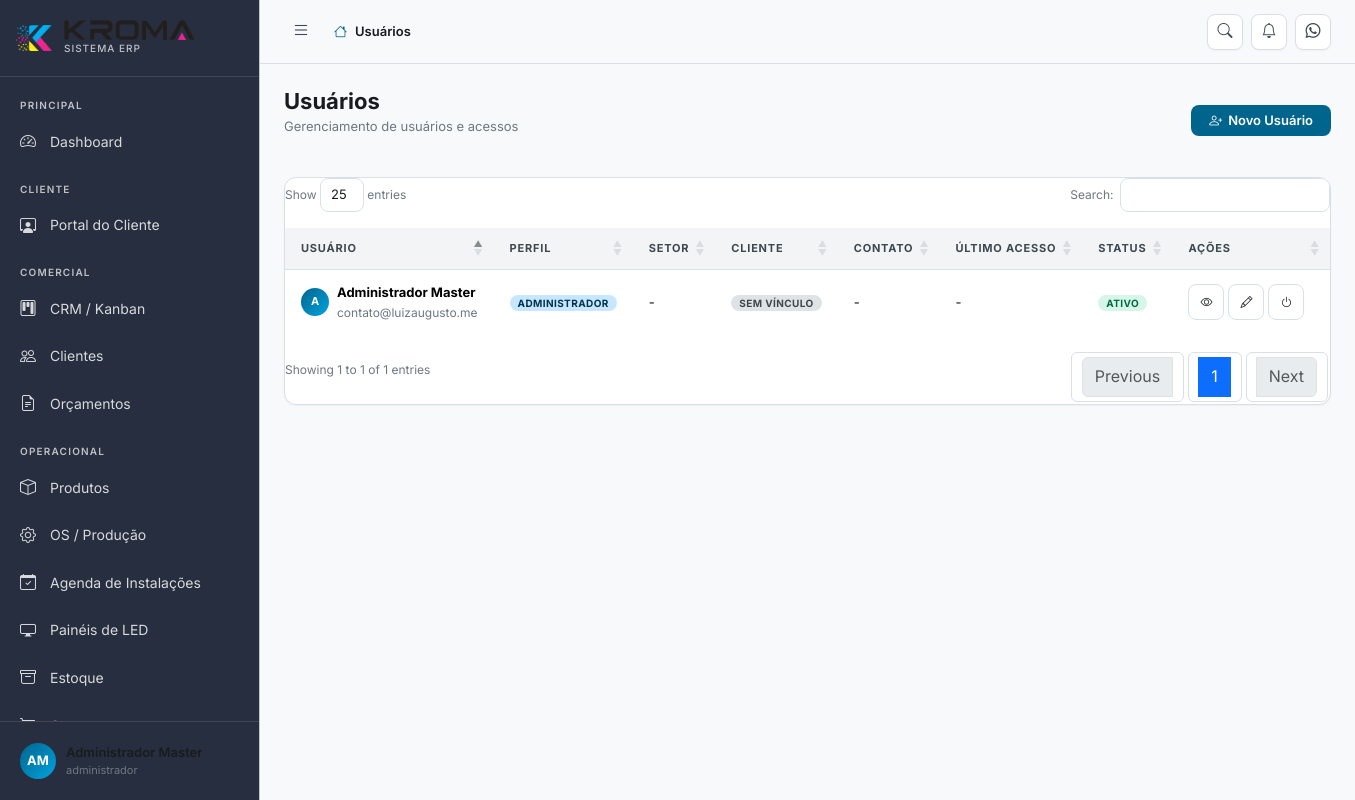
/usuarios (signed in), run on the app's committed database.
### tables this page shows
CREATE TABLE IF NOT EXISTS usuarios (
    id              INT UNSIGNED AUTO_INCREMENT PRIMARY KEY,
    perfil_id       INT UNSIGNED NOT NULL,
    nome            VARCHAR(150) NOT NULL,
    email           VARCHAR(150) NOT NULL UNIQUE,
    senha           VARCHAR(255) NOT NULL,
    telefone        VARCHAR(20),
    whatsapp        VARCHAR(20),
    foto            VARCHAR(300),
    cargo           VARCHAR(100),
    setor           VARCHAR(100),
    cliente_id      INT UNSIGNED,
    ativo           TINYINT(1) DEFAULT 1,
    primeiro_acesso TINYINT(1) DEFAULT 1,
    ultimo_acesso   DATETIME,
    ip_ultimo       VARCHAR(45),
    token_reset     VARCHAR(100),
    token_expira    DATETIME,
    observacoes     TEXT,
    created_at      DATETIME DEFAULT CURRENT_TIMESTAMP,
    updated_at      DATETIME DEFAULT CURRENT_TIMESTAMP ON UPDATE CURRENT_TIMESTAMP,
    FOREIGN KEY (perfil_id) REFERENCES perfis(id),
    INDEX idx_cliente (cliente_id)
);

CREATE TABLE IF NOT EXISTS perfis (
    id          INT UNSIGNED AUTO_INCREMENT PRIMARY KEY,
    nome        VARCHAR(50) NOT NULL UNIQUE,
    label       VARCHAR(100) NOT NULL,
    descricao   TEXT,
    nivel       TINYINT DEFAULT 5 COMMENT 'Nível hierárquico: 1=mais alto',
    ativo       TINYINT(1) DEFAULT 1,
    created_at  DATETIME DEFAULT CURRENT_TIMESTAMP
);

### index.php (called while the page is built, shortened)
<?php
require_once CONFIG_PATH . '/database.php';
require_once APP_PATH . '/Services/Router.php';
$router = new App\Services\Router();
$router->dispatch();

### config/database.php (called while the page is built, shortened)
<?php
class Database
{
    private static ?PDO $instance = null;
    public static function getInstance(): PDO
    {
        if (self::$instance === null) {
            try {
                $dsn = sprintf(
                    'mysql:host=%s;port=%s;dbname=%s;charset=%s',
                    DB_HOST, DB_PORT, DB_NAME, DB_CHARSET
                );
                self::$instance = new PDO($dsn, DB_USER, DB_PASS, [
                    PDO::ATTR_ERRMODE            => PDO::ERRMODE_EXCEPTION,
                    PDO::ATTR_DEFAULT_FETCH_MODE => PDO::FETCH_ASSOC,
                    PDO::ATTR_EMULATE_PREPARES   => false,
                    PDO::MYSQL_ATTR_INIT_COMMAND => "SET NAMES utf8mb4 COLLATE utf8mb4_unicode_ci",
                ]);
            } catch (PDOException $e) {
                if (APP_ENV === 'development') {
                    die('Erro de conexão com banco de dados: ' . $e->getMessage());
                } else {
                    die('Erro interno do sistema. Tente novamente mais tarde.');
                }
            }
        }
        return self::$instance;
    }
}
function db(): PDO
{
    return Database::getInstance();
}

### app/Services/Auth.php (called while the page is built, shortened)
<?php
class Auth
{
    public static function usuario(): ?array
    {
        return $_SESSION['usuario'] ?? null;
    }
    public static function perfil(): ?string
    {
        return $_SESSION['usuario']['perfil'] ?? null;
    }
    public static function temPerfil(string|array $perfis): bool
    {
        $perfilAtual = self::perfil();
        if (is_array($perfis)) {
            return in_array($perfilAtual, $perfis);
        }
        return $perfilAtual === $perfis;
    }
    public static function pode(string $permissao): bool
    {
        $permissoes = $_SESSION['permissoes'] ?? [];
        return in_array($permissao, $permissoes) || self::temPerfil('administrador');
    }
}

### app/Views/usuarios/index.php (the view, shortened to what this page needs)
<div class="table-wrapper">
    <table class="table datatable">
        <thead>
            <tr>
                <th>Usuário</th>
                <th>Perfil</th>
                <th>Setor</th>
                <th>Cliente</th>
                <th>Contato</th>
                <th>Último Acesso</th>
                <th>Status</th>
                <th width="150">Ações</th>
            </tr>
        </thead>
        <tbody>
            <?php foreach ($usuarios as $u): ?>
            <tr>
                <td>
                    <div class="d-flex align-items-center gap-2">
                        <span class="avatar avatar-sm"><?= strtoupper(substr($u['nome'], 0, 1)) ?></span>
                        <div>
                            <div style="font-weight:700"><?= htmlspecialchars($u['nome']) ?></div>
                            <div style="font-size:12px;color:var(--text-muted)"><?= htmlspecialchars($u['email']) ?></div>
                        </div>
                    </div>
                </td>
                <td><span class="badge badge-primary"><?= htmlspecialchars($u['perfil_label'] ?? '-') ?></span></td>
                <td><?= htmlspecialchars($u['setor'] ?? '-') ?></td>
                <td>
                    <?php if (!empty($u['cliente_nome'])): ?>
                        <span class="badge badge-info"><?= htmlspecialchars($u['cliente_nome']) ?></span>
                    <?php else: ?>
                        <span class="badge badge-secondary">Sem vínculo</span>
                    <?php endif; ?>
                </td>
                <td><?= htmlspecialchars($u['whatsapp'] ?: ($u['telefone'] ?? '-')) ?></td>
                <td><?= !empty($u['ultimo_acesso']) ? date('d/m/Y H:i', strtotime($u['ultimo_acesso'])) : '-' ?></td>
                <td>
                    <span class="badge <?= $u['ativo'] ? 'badge-success' : 'badge-secondary' ?>">
                        <?= $u['ativo'] ? 'Ativo' : 'Inativo' ?>
                    </span>
                </td>
                <td>
                    <div class="d-flex gap-1">
                        <a class="btn btn-icon btn-secondary btn-sm" href="<?= APP_URL ?>/usuarios/<?= $u['id'] ?>" title="Ver"><i class="bi bi-eye"></i></a>
                        <?php if (Auth::temPerfil(['administrador', 'diretor'])): ?>
                        <a class="btn btn-icon btn-secondary btn-sm" href="<?= APP_URL ?>/usuarios/<?= $u['id'] ?>/editar" title="Editar"><i class="bi bi-pencil"></i></a>
                        <form action="<?= APP_URL ?>/usuarios/<?= $u['id'] ?>/toggle-status" method="POST">
                            <button class="btn btn-icon btn-secondary btn-sm" title="Alternar status"><i class="bi bi-power"></i></button>
                        </form>
                        <?php endif; ?>
                    </div>
                </td>
            </tr>
            <?php endforeach; ?>
        </tbody>
    </table>
</div>

### app/Services/Router.php (shortened to what this page needs)
<?php
class Router
{
    private array $routes = [];
    private string $basePath = '';
    public function __construct()
    {
        $scriptDir = dirname($_SERVER['SCRIPT_NAME']);
        $this->basePath = rtrim($scriptDir, '/');
    }
    private function addRoute(string $method, string $path, $handler): void
    {
        $this->routes[] = [
            'method'  => $method,
            'path'    => $path,
            'handler' => $handler,
        ];
    }
    public function dispatch(): void
    {
        $method = $_SERVER['REQUEST_METHOD'];
        $uri    = $_SERVER['REQUEST_URI'];
        $uri = '/' . ltrim(substr($uri, strlen($this->basePath)), '/');
        $uri = rtrim($uri, '/') ?: '/';
        foreach ($this->routes as $route) {
            if ($route['method'] !== $method) continue;
            $pattern = $this->pathToRegex($route['path']);
            if (preg_match($pattern, $uri, $matches)) {
                $params = array_filter($matches, 'is_string', ARRAY_FILTER_USE_KEY);
                $this->callHandler($route['handler'], $params);
                return;
            }
        }
    }
    private function pathToRegex(string $path): string
    {
        $pattern = preg_replace('/\/:([^\/]+)/', '/(?P<$1>[^/]+)', $path);
        return '#^' . $pattern . '$#';
    }
    private function callHandler($handler, array $params): void
    {
        if (is_string($handler) && strpos($handler, '@') !== false) {
            [$class, $method] = explode('@', $handler);
            $controller = new $fullClass();
            call_user_func_array([$controller, $method], $params);
            return;
        }
    }
}

### app/Views/layouts/main.php (shortened to what this page needs)
<?php
$usuario    = Auth::usuario();
$titulo     = $titulo ?? 'Dashboard';
$subtitulo  = $subtitulo ?? '';
$homeUrl = Auth::pode('dashboard') ? '/dashboard' : (Auth::pode('portal') ? '/portal' : '/perfil');
$iniciais = implode('', array_map(fn($p) => strtoupper($p[0]), array_slice(explode(' ', $usuario['nome'] ?? 'U'), 0, 2)));
?>
<!DOCTYPE html>
<html lang="pt-BR" data-theme="light">
<head>
    <link rel="stylesheet" href="https://cdn.jsdelivr.net/npm/bootstrap@5.3.2/dist/css/bootstrap.min.css">
    <link rel="stylesheet" href="https://cdn.jsdelivr.net/npm/bootstrap-icons@1.11.3/font/bootstrap-icons.min.css">
    <link rel="stylesheet" href="https://cdn.datatables.net/1.13.7/css/dataTables.bootstrap5.min.css">
    <link rel="stylesheet" href="<?= APP_URL ?>/public/assets/css/kroma.css">
</head>
<body>
<div class="kroma-wrapper">
    <aside class="sidebar" id="sidebar">
        <div class="sidebar-brand">
            <img src="<?= APP_URL ?>/public/assets/img/icone.png" alt="KROMA" class="logo-icon-img">
            <div>
                <img src="<?= APP_URL ?>/public/assets/img/nome.png" alt="KROMA PRINT" class="logo-text-img">
                <div class="logo-sub">Sistema ERP</div>
            </div>
        </div>
        <nav class="sidebar-nav" id="sidebarNav">
            <?php if (Auth::pode('dashboard')): ?>
            <div class="nav-group">
                <div class="nav-group-label">Principal</div>
                <a href="<?= APP_URL ?>/dashboard" class="nav-item" data-tooltip="Dashboard">
                    <i class="bi bi-speedometer2"></i>
                    <span class="nav-label">Dashboard</span>
                </a>
            </div>
            <?php endif; ?>
            <?php if (Auth::pode('portal')): ?>
            <div class="nav-group">
                <div class="nav-group-label">Cliente</div>
                <a href="<?= APP_URL ?>/portal" class="nav-item" data-tooltip="Portal do Cliente">
                    <i class="bi bi-person-workspace"></i>
                    <span class="nav-label">Portal do Cliente</span>
                </a>
            </div>
            <?php endif; ?>
            <?php if (Auth::pode('crm') || Auth::pode('clientes') || Auth::pode('orcamentos')): ?>
            <div class="nav-group">
                <div class="nav-group-label">Comercial</div>
                <?php if (Auth::pode('crm')): ?>
                <a href="<?= APP_URL ?>/crm" class="nav-item" data-tooltip="CRM">
                    <i class="bi bi-kanban"></i>
                    <span class="nav-label">CRM / Kanban</span>
                </a>
                <?php endif; ?>
                <?php if (Auth::pode('clientes')): ?>
                <a href="<?= APP_URL ?>/clientes" class="nav-item" data-tooltip="Clientes">
                    <i class="bi bi-people"></i>
                    <span class="nav-label">Clientes</span>
                </a>
                <?php endif; ?>
                <?php if (Auth::pode('orcamentos')): ?>
                <a href="<?= APP_URL ?>/orcamentos" class="nav-item" data-tooltip="Orçamentos">
                    <i class="bi bi-file-earmark-text"></i>
                    <span class="nav-label">Orçamentos</span>
                </a>
                <?php endif; ?>
            </div>
            <?php endif; ?>
            <?php if (Auth::pode('produtos') || Auth::pode('producao') || Auth::pode('agenda') || Auth::pode('led') || Auth::pode('estoque') || Auth::pode('compras')): ?>
            <div class="nav-group">
                <div class="nav-group-label">Operacional</div>
                <?php if (Auth::pode('produtos')): ?>
                <a href="<?= APP_URL ?>/produtos" class="nav-item" data-tooltip="Produtos">
                    <i class="bi bi-box"></i>
                    <span class="nav-label">Produtos</span>
                </a>
                <?php endif; ?>
                <?php if (Auth::pode('producao')): ?>
                <a href="<?= APP_URL ?>/producao" class="nav-item" data-tooltip="Produção">
                    <i class="bi bi-gear"></i>
                    <span class="nav-label">OS / Produção</span>
                </a>
                <?php endif; ?>
                <?php if (Auth::pode('agenda')): ?>
                <a href="<?= APP_URL ?>/agenda" class="nav-item" data-tooltip="Agenda de Instalações">
                    <i class="bi bi-calendar-check"></i>
                    <span class="nav-label">Agenda de Instalações</span>
                </a>
                <?php endif; ?>
                <?php if (Auth::pode('led')): ?>
                <a href="<?= APP_URL ?>/led" class="nav-item" data-tooltip="Painéis de LED">
                    <i class="bi bi-display"></i>
                    <span class="nav-label">Painéis de LED</span>
                </a>
                <?php endif; ?>
                <?php if (Auth::pode('estoque')): ?>
                <a href="<?= APP_URL ?>/estoque" class="nav-item" data-tooltip="Estoque">
                    <i class="bi bi-archive"></i>
                    <span class="nav-label">Estoque</span>
                </a>
                <?php endif; ?>
                <?php if (Auth::pode('compras')): ?>
                <a href="<?= APP_URL ?>/compras" class="nav-item" data-tooltip="Compras">
                    <i class="bi bi-cart"></i>
                    <span class="nav-label">Compras</span>
                </a>
                <?php endif; ?>
            </div>
            <?php endif; ?>
        </nav>
        <div class="sidebar-footer">
            <div class="dropdown">
                <div class="sidebar-user" data-bs-toggle="dropdown">
                    <div class="avatar avatar-sm"><?= htmlspecialchars($iniciais) ?></div>
                    <div class="user-info">
                        <div class="user-name"><?= htmlspecialchars($usuario['nome'] ?? '') ?></div>
                        <div class="user-role"><?= htmlspecialchars($usuario['perfil'] ?? '') ?></div>
                    </div>
                </div>
            </div>
        </div>
    </aside>
    <div class="main-content" id="mainContent">
        <header class="topbar">
            <button class="topbar-toggle" id="sidebarToggle" aria-label="Menu">
                <i class="bi bi-list"></i>
            </button>
            <div class="topbar-breadcrumb">
                <a href="<?= APP_URL . $homeUrl ?>"><i class="bi bi-house"></i></a>
                <span class="current"><?= htmlspecialchars($titulo) ?></span>
            </div>
            <div class="topbar-actions">
                <a href="#" class="topbar-btn" data-bs-toggle="tooltip" title="Busca rápida">
                    <i class="bi bi-search"></i>
                </a>
                <?php if (Auth::pode('alertas')): ?>
                <a href="<?= APP_URL ?>/alertas" class="topbar-btn" id="notif-btn" data-bs-toggle="tooltip" title="Central de Alertas">
                    <i class="bi bi-bell"></i>
                </a>
                <?php endif; ?>
                <?php if (Auth::pode('whatsapp')): ?>
                <a href="<?= APP_URL ?>/whatsapp" class="topbar-btn" data-bs-toggle="tooltip" title="WhatsApp">
                    <i class="bi bi-whatsapp"></i>
                </a>
                <?php endif; ?>
            </div>
        </header>
        <main class="page-content">
            <?php if ($titulo): ?>
            <div class="page-header">
                <div>
                    <h1 class="page-title"><?= htmlspecialchars($titulo) ?></h1>
                    <?php if ($subtitulo): ?>
                    <p class="page-subtitle"><?= htmlspecialchars($subtitulo) ?></p>
                    <?php endif; ?>
                </div>
                <?php if (isset($headerActions)): ?>
                <div class="d-flex gap-2 flex-wrap">
                    <?= $headerActions ?>
                </div>
                <?php endif; ?>
            </div>
            <?php endif; ?>
            <?= $content ?? '' ?>
        </main>
    </div>
</div>
</body>
</html>

### data on the page
usuarios: nome "AM", nome "Administrador Master", nome "A", email "contato@luizaugusto.me", perfil.label "ADMINISTRADOR", setor "-", whatsapp+telefone "-", ativo "ATIVO"
